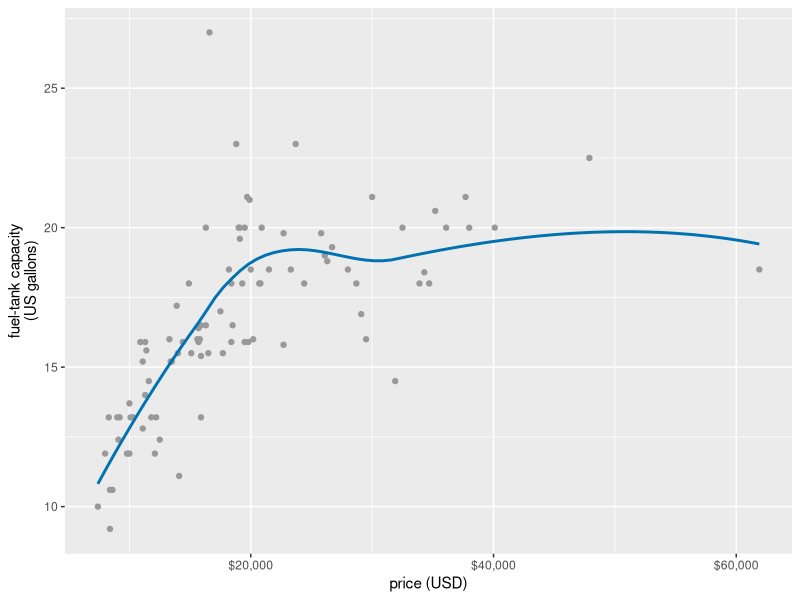
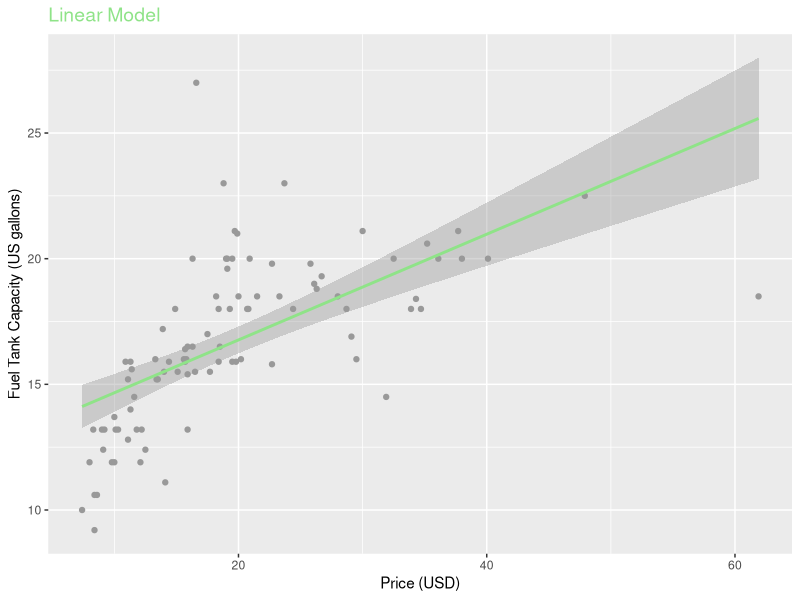
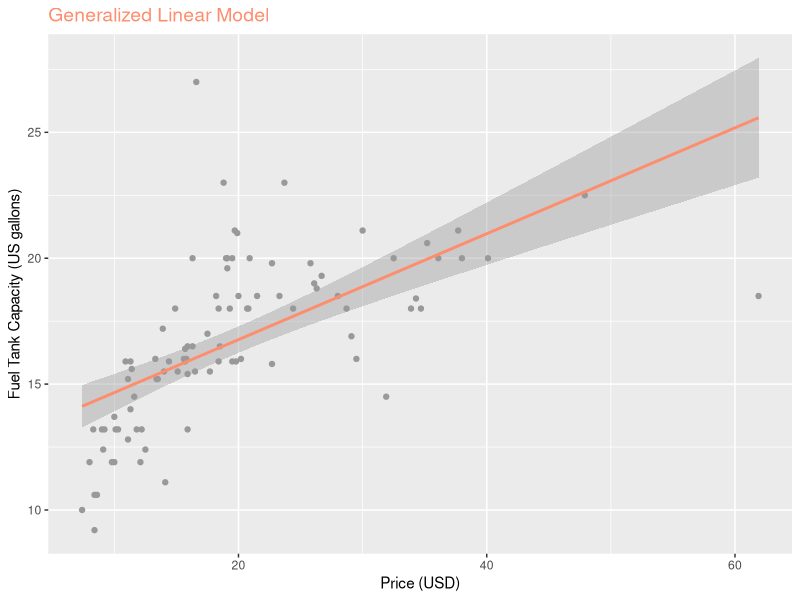
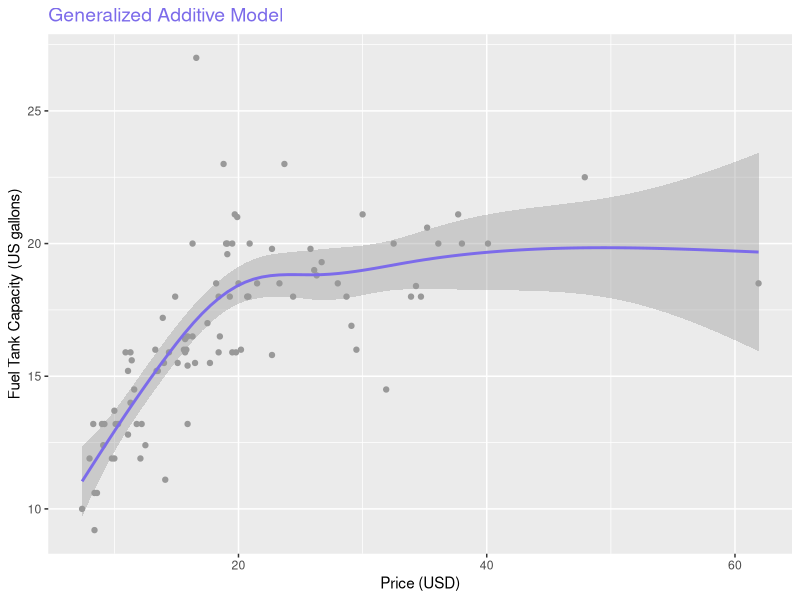

Write R code to recreate these figures, in order.
library(ggplot2)
library(MASS)
data(Cars93)
cars93 <- MASS::Cars93
ggplot(cars93, aes(x = Price, y = Fuel.tank.capacity)) +
  geom_point(color = "grey60") +
  geom_smooth(se = FALSE, method = "loess", formula = y ~ x, color = "#0072B2") +
  scale_x_continuous(
    name = "price (USD)",
    breaks = c(20, 40, 60),
    labels = c("$20,000", "$40,000", "$60,000")
  ) +
  scale_y_continuous(name = "fuel-tank capacity\n(US gallons)")

#Linear Model (lm)
figure_lm <- ggplot(Cars93, aes(x = Price, y = Fuel.tank.capacity)) +
  geom_point(color = "grey60") +
  geom_smooth(method = "lm", se = TRUE, color = "#8fe388") +
  labs(x = "Price (USD)", y = "Fuel Tank Capacity (US gallons)") +
  ggtitle("Linear Model") + 
  theme(plot.title = element_text(size = 14, color = "#8fe388"))

print(figure_lm)

#Generalized Linear Model (glm)
figure_glm <- ggplot(Cars93, aes(x = Price, y = Fuel.tank.capacity)) +
  geom_point(color = "grey60") +
  geom_smooth(method = "glm", se = TRUE, color = "#fe8d6d") +
  labs(x = "Price (USD)", y = "Fuel Tank Capacity (US gallons)") +
  ggtitle("Generalized Linear Model") + 
  theme(plot.title = element_text(size = 14, color = "#fe8d6d"))

print(figure_glm)

#Generalized Additive Model (gam)
figure_gam <- ggplot(Cars93, aes(x = Price, y = Fuel.tank.capacity)) +
  geom_point(color = "grey60") +
  geom_smooth(method = "gam", se = TRUE, color = "#7c6bea") +
  labs(x = "Price (USD)", y = "Fuel Tank Capacity (US gallons)") +
  ggtitle("Generalized Additive Model") + 
  theme(plot.title = element_text(size = 14, color = "#7c6bea"))

print(figure_gam)

